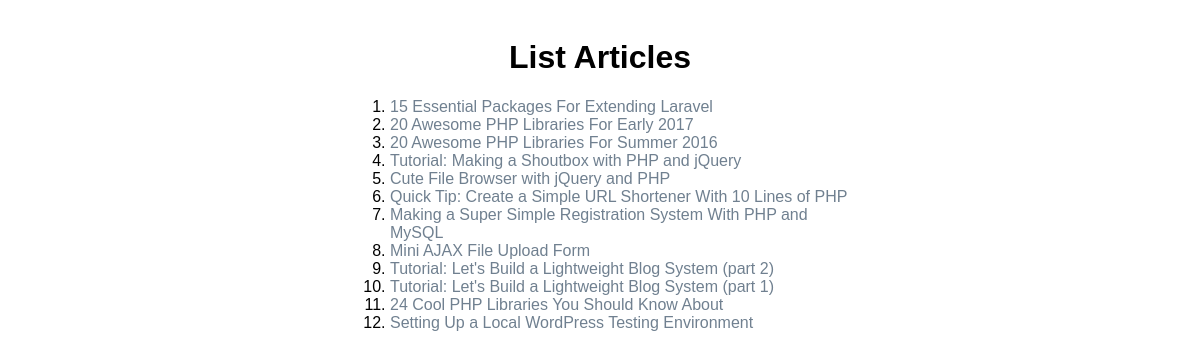
The page /User/index.php on the database its author committed.
### tables this page shows
CREATE TABLE `cms_posts` (
  `id` int(11) NOT NULL,
  `title` varchar(100) NOT NULL,
  `message` varchar(100) NOT NULL,
  `category_id` int(11) NOT NULL,
  `userid` int(11) NOT NULL,
  `status` enum('published','draft','archived') NOT NULL,
  `created` datetime NOT NULL,
  `updated` datetime NOT NULL
);

### User/index.php (the view, shortened to what this page needs)
<?php
require "./config/Database.php";
?>
<?php
$sql = "SELECT * FROM cms_posts";
$data = $conn->query($sql);
?>
<!DOCTYPE html>
<html lang="en">
<head>
    <link rel="stylesheet" href="style.css">
</head>
<body>
    <div id="blog" class="row">
        <h1>List Articles</h1>
        <ol>
            <?php foreach ($data as $row) { ?>
                <li>
                    <a href="article.php?id=<?php echo $row['id'] ?>"><?php echo $row['title'] ?></a>
                </li>
            <?php } ?>
        </ol>
    </div>
</body>
</html>

### User/style.css (style rules this page uses)
body { padding-top: 10px; font-family: Arial; }
.row { width: 500px; margin: 0 auto; }
a:link, a:visited { color: slategray; text-decoration: none; }
h1 { text-align: center; }

### rows shown on the page
cms_posts: title "15 Essential Packages For Extending Laravel"
cms_posts: title "20 Awesome PHP Libraries For Early 2017"
cms_posts: title "20 Awesome PHP Libraries For Summer 2016"
cms_posts: title "Tutorial: Making a Shoutbox with PHP and jQuery"
cms_posts: title "Cute File Browser with jQuery and PHP"
cms_posts: title "Quick Tip: Create a Simple URL Shortener With 10 Lines of PHP"
cms_posts: title "Making a Super Simple Registration System With PHP and MySQL"
cms_posts: title "Mini AJAX File Upload Form"
cms_posts: title "Tutorial: Let's Build a Lightweight Blog System (part 2)"
cms_posts: title "Tutorial: Let's Build a Lightweight Blog System (part 1)"
cms_posts: title "24 Cool PHP Libraries You Should Know About"
cms_posts: title "Setting Up a Local WordPress Testing Environment"
